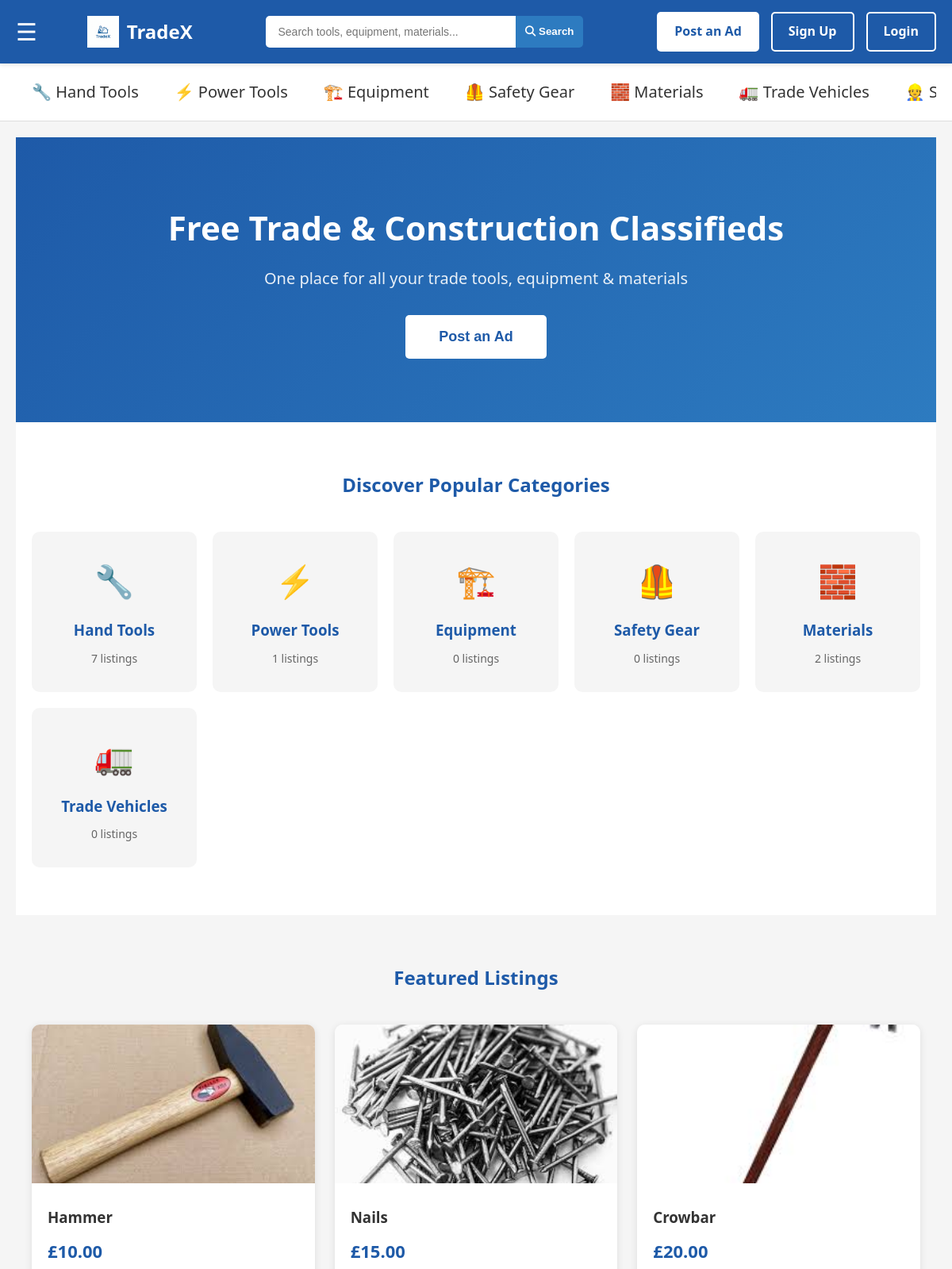
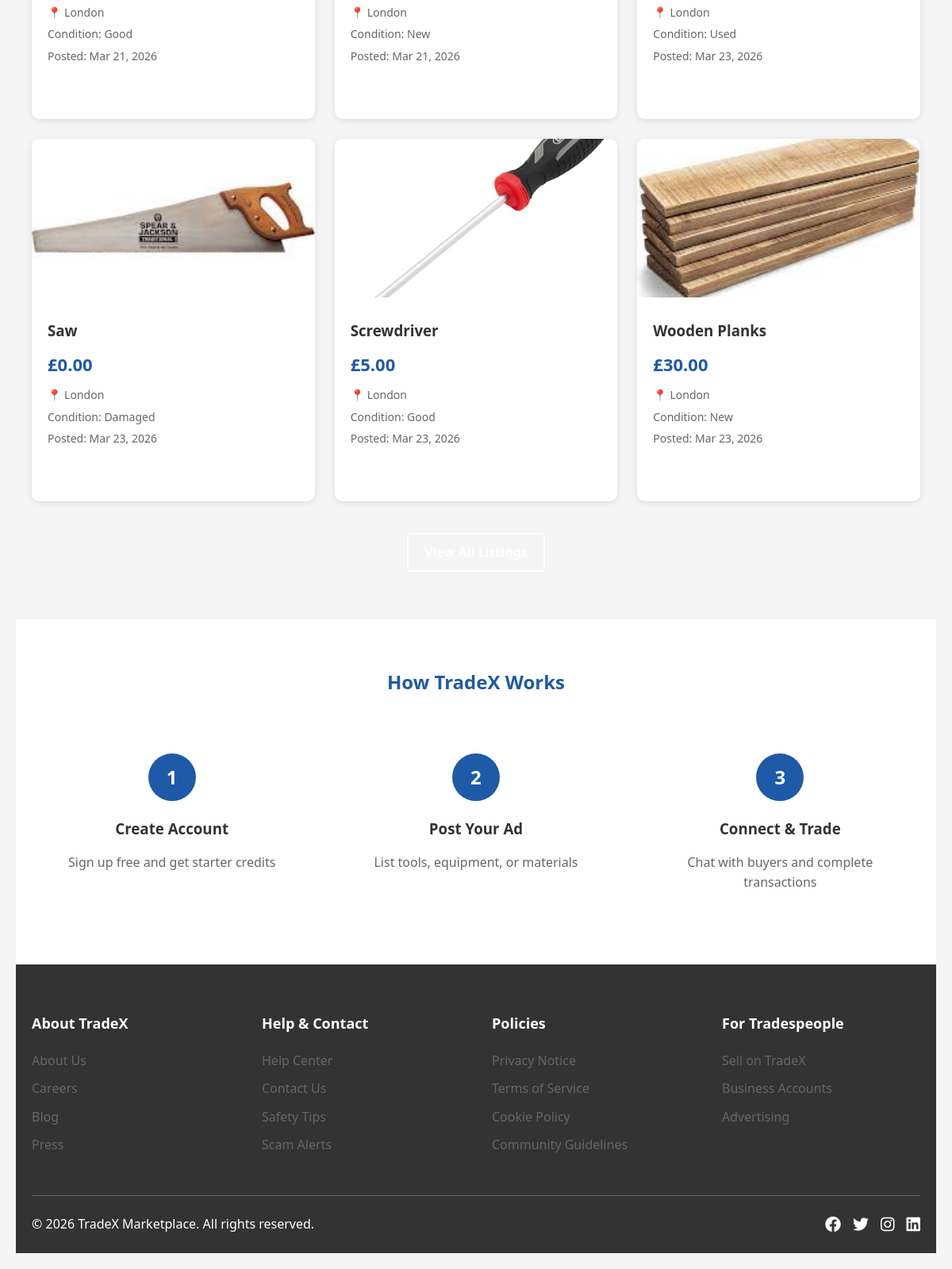
The page / on the database its author committed (2 pictures, top to bottom).
### myapp/models.py (models this page shows, shortened)
class Listing(models.Model):
    title = models.CharField(max_length=50)
    description = models.CharField(max_length=200)
    price = models.DecimalField(max_digits=20, decimal_places=2)
    createdDate = models.DateTimeField(auto_now_add=True)
    user = models.ForeignKey(User, on_delete=models.CASCADE)
    creditAccount = models.ForeignKey(CreditAccount, on_delete=models.CASCADE)
    location = models.ForeignKey(Location, on_delete=models.CASCADE)
    category = models.ForeignKey('Category', on_delete=models.CASCADE)
    condition = models.CharField(max_length=10, choices=MaterialCondition.choices)
    status = models.CharField(max_length=10, choices=ListingStatus.choices)
    credit_awarded_on_sale = models.BooleanField(default=False)

class Photo(models.Model):
    image_url = models.URLField()
    uploadedDate = models.DateTimeField(auto_now_add=True)
    isPrimary = models.BooleanField(default=True)
    listing = models.ForeignKey(Listing, on_delete=models.CASCADE)
    category = models.ForeignKey(Category, on_delete=models.CASCADE)

class Location(models.Model):
    postcode = models.CharField(max_length=20)
    city = models.CharField(max_length=50)
    latitude = models.FloatField()
    longitude = models.FloatField()
    user = models.ForeignKey(User, on_delete=models.CASCADE)

### myapp/views.py (the view)
# urls.py: path("", views.home, name="home"),
def home(request):
    user_id = request.session.get("user_id")
    user = None
    if user_id:
        user = User.objects.filter(id=user_id).first()
    featured_listings = Listing.objects.filter(status=ListingStatus.ACTIVE)[:6]
    discovered_categories = _discover_categories_queryset(with_counts=True)
    counts_by_slug = {
        slugify(category.name.strip()): category.listing_count for category in discovered_categories
    }
    return render(request, "home/home.html", {
        "user_id": user_id,
        "user": user,
        "featured_listings": featured_listings,
        "hand_tools_count": counts_by_slug.get("hand-tools", 0),
        "power_tools_count": counts_by_slug.get("power-tools", 0),
        "equipment_count": counts_by_slug.get("equipment", 0),
        "safety_count": counts_by_slug.get("safety-gear", 0),
        "materials_count": counts_by_slug.get("materials", 0),
        "vehicles_count": counts_by_slug.get("vehicles", 0) + counts_by_slug.get("trade-vehicles", 0),
    })

### myapp/views.py (called while the page is built)
def _discover_categories_queryset(with_counts=False):
    for category_name in DISCOVER_CATEGORY_NAMES:
        Category.objects.get_or_create(name=category_name)
    custom_order = Case(
        *[When(name=name, then=position) for position, name in enumerate(DISCOVER_CATEGORY_NAMES)],
        output_field=IntegerField(),
    )
    queryset = Category.objects.filter(name__in=DISCOVER_CATEGORY_NAMES).annotate(sort_order=custom_order)
    if with_counts:
        queryset = queryset.annotate(listing_count=Count("listing"))
    return queryset.order_by("sort_order")

### myapp/templates/home/home.html (shortened to what this page needs)
{% load static %}
<!DOCTYPE html>
<html lang="en">
<head>
    <link rel="stylesheet" href="{% static 'home/home.css' %}">
    <link rel="stylesheet" href="{% static 'styles/styles.css' %}">
    <link rel="stylesheet" href="https://cdnjs.cloudflare.com/ajax/libs/font-awesome/6.4.0/css/all.min.css">
</head>
<body>
    {% include 'home/navbar.html' %}
    <nav class="category-nav">
        <div class="nav-container">
            <ul class="category-list">
                <li><a href="{% url 'products' %}?category=hand-tools">🔧 Hand Tools</a></li>
                <li><a href="{% url 'products' %}?category=power-tools">⚡ Power Tools</a></li>
                <li><a href="{% url 'products' %}?category=equipment">🏗️ Equipment</a></li>
                <li><a href="{% url 'products' %}?category=safety-gear">🦺 Safety Gear</a></li>
                <li><a href="{% url 'products' %}?category=materials">🧱 Materials</a></li>
                <li><a href="{% url 'products' %}?category=vehicles">🚛 Trade Vehicles</a></li>
                <li><a href="{% url 'products' %}?category=services">👷 Services</a></li>
            </ul>
        </div>
    </nav>
    <div id="main">
    <section class="hero">
        <div class="hero-content">
            <h1>Free Trade & Construction Classifieds</h1>
            <p>One place for all your trade tools, equipment & materials</p>
            {% if user_id %}
                <a href="{% url 'create_listing' %}" class="btn btn-large btn-primary">Post an Ad</a>
            {% else %}
                <button class="btn btn-large btn-primary" onclick="openModal('authModal')">Post an Ad</button>
            {% endif %}
        </div>
    </section>
    <section class="popular-categories">
        <div class="container">
            <h2>Discover Popular Categories</h2>
            <div class="category-grid">
                <a href="{% url 'products' %}?category=hand-tools" class="category-card">
                    <div class="category-icon">🔧</div>
                    <h3>Hand Tools</h3>
                    <p>{{ hand_tools_count|default:"0" }} listings</p>
                </a>
                <a href="{% url 'products' %}?category=power-tools" class="category-card">
                    <div class="category-icon">⚡</div>
                    <h3>Power Tools</h3>
                    <p>{{ power_tools_count|default:"0" }} listings</p>
                </a>
                <a href="{% url 'products' %}?category=equipment" class="category-card">
                    <div class="category-icon">🏗️</div>
                    <h3>Equipment</h3>
                    <p>{{ equipment_count|default:"0" }} listings</p>
                </a>
                <a href="{% url 'products' %}?category=safety-gear" class="category-card">
                    <div class="category-icon">🦺</div>
                    <h3>Safety Gear</h3>
                    <p>{{ safety_count|default:"0" }} listings</p>
                </a>
                <a href="{% url 'products' %}?category=materials" class="category-card">
                    <div class="category-icon">🧱</div>
                    <h3>Materials</h3>
                    <p>{{ materials_count|default:"0" }} listings</p>
                </a>
                <a href="{% url 'products' %}?category=vehicles" class="category-card">
                    <div class="category-icon">🚛</div>
                    <h3>Trade Vehicles</h3>
                    <p>{{ vehicles_count|default:"0" }} listings</p>
                </a>
            </div>
        </div>
    </section>
    <section class="featured-listings">
        <div class="container">
            <h2>Featured Listings</h2>
            <div class="listing-grid">
                {% for listing in featured_listings %}
                <div class="listing-card">
                    {% if listing.photo_set.all %}
                        <img src="{{ listing.photo_set.first.image_url }}" alt="{{ listing.title }}">
                    {% else %}
                        <img src="{% static 'images/placeholder-tool.png' %}" alt="No image">
                    {% endif %}
                    <div class="listing-info">
                        <h3>{{ listing.title }}</h3>
                        <p class="price">
                            {% if listing.status == "free" %}
                                Free
                            {% elif listing.status == "trade" %}
                                Trade Only
                            {% else %}
                                £{{ listing.price }}
                            {% endif %}
                        </p>
                        <p class="location">📍 {{ listing.location.city|default:"UK" }}</p>
                        <p class="condition">Condition: {{ listing.get_condition_display }}</p>
                        <p class="date">Posted: {{ listing.createdDate|date:"M d, Y" }}</p>
                        <a href="{% url 'product_details' listing.id %}" class="btn btn-outline btn-small">View Details</a>
                    </div>
                </div>
                {% empty %}
                <p class="no-listings">No listings yet. <a href="{% url 'create_listing' %}">Be the first!</a></p>
                {% endfor %}
            </div>
            <div class="view-all">
                <a href="{% url 'products' %}" class="btn btn-outline">View All Listings</a>
            </div>
        </div>
    </section>
    <section class="how-it-works">
        <div class="container">
            <h2>How TradeX Works</h2>
            <div class="steps-grid">
                <div class="step">
                    <div class="step-number">1</div>
                    <h3>Create Account</h3>
                    <p>Sign up free and get starter credits</p>
                </div>
                <div class="step">
                    <div class="step-number">2</div>
                    <h3>Post Your Ad</h3>
                    <p>List tools, equipment, or materials</p>
                </div>
                <div class="step">
                    <div class="step-number">3</div>
                    <h3>Connect & Trade</h3>
                    <p>Chat with buyers and complete transactions</p>
                </div>
            </div>
        </div>
    </section>
    {% include 'home/footer.html' %}
    </div>
</body>
</html>

### myapp/static/home/home.css (style rules this page uses)
* { margin: 0; padding: 0; box-sizing: border-box; }
body { font-family: 'Segoe UI', Tahoma, Geneva, Verdana, sans-serif; background-color: var(--light-gray); color: var(--dark-gray); line-height: 1.6; }
.container { max-width: 1200px; margin: 0 auto; padding: 0 20px; }
.category-nav { background-color: var(--white); border-bottom: 1px solid var(--border-color); padding: 10px 0; overflow-x: auto; }
.category-list { display: flex; list-style: none; justify-content: space-evenly; overflow-x: auto; font-size: 1.25rem; gap: 20px; }
.category-list li a { display: block; padding: 10px 20px; text-decoration: none; color: var(--dark-gray); border-radius: 5px; white-space: nowrap; }
.hero { background: linear-gradient(135deg, var(--primary-blue), var(--secondary-blue)); color: var(--white); text-align: center; padding: 80px 20px; }
.hero h1 { font-size: 42px; margin-bottom: 15px; }
.hero p { font-size: 20px; margin-bottom: 30px; opacity: 0.9; }
.popular-categories { padding: 60px 0; background-color: var(--white); }
.popular-categories h2 { text-align: center; margin-bottom: 40px; color: var(--primary-blue); }
.category-grid { display: grid; grid-template-columns: repeat(auto-fit, minmax(200px, 1fr)); gap: 20px; }
.category-card { background-color: var(--light-gray); padding: 30px; border-radius: 10px; text-align: center; text-decoration: none; color: var(--dark-gray); transition: all 0.3s ease; }
.category-icon { font-size: 40px; margin-bottom: 15px; }
.category-card h3 { margin-bottom: 10px; color: var(--primary-blue); }
.category-card p { font-size: 14px; color: var(--medium-gray); }
.featured-listings { padding: 60px 0; }
.featured-listings h2 { text-align: center; margin-bottom: 40px; color: var(--primary-blue); }
.listing-grid { display: grid; grid-template-columns: repeat(auto-fit, minmax(280px, 1fr)); gap: 25px; }
.listing-card { background-color: var(--white); border-radius: 10px; overflow: hidden; box-shadow: 0 2px 10px rgba(0,0,0,0.1); transition: all 0.3s ease; }
.listing-card img { width: 100%; height: 200px; object-fit: cover; }
.listing-info { padding: 20px; }
.listing-info h3 { margin-bottom: 10px; color: var(--dark-gray); }
.listing-info .price { font-size: 22px; font-weight: bold; color: var(--primary-blue); margin-bottom: 10px; }
.listing-info .location, .listing-info .condition, .listing-info .date { font-size: 14px; color: var(--medium-gray); margin-bottom: 5px; }
.view-all { text-align: center; margin-top: 40px; }
.how-it-works { padding: 60px 0; background-color: var(--white); }
.how-it-works h2 { text-align: center; margin-bottom: 40px; color: var(--primary-blue); }
.steps-grid { display: grid; grid-template-columns: repeat(auto-fit, minmax(250px, 1fr)); gap: 30px; }
.step { text-align: center; padding: 30px; }
.step-number { width: 60px; height: 60px; background-color: var(--primary-blue); color: var(--white); border-radius: 50%; display: flex; align-items: center; justify-content: center; font-size: 24px; font-weight: bold; margin: 0 auto 20px; }
.step h3 { margin-bottom: 15px; color: var(--dark-gray); }
.step p { color: var(--medium-gray); }

### myapp/static/styles/styles.css (style rules this page uses)
:root { --primary-blue: #1E5AA8; --secondary-blue: #2D7BC0; --light-blue: #E8F1F8; --white: #FFFFFF; --dark-gray: #333333; --medium-gray: #666666; --light-gray: #F5F5F5; --border-color: #DDDDDD; }
.nav-container { max-width: 1400px; margin: 0 auto; padding: 0 20px; display: flex; align-items: center; justify-content: space-between; }
.category-nav { background-color: var(--white); border-bottom: 1px solid var(--border-color); padding: 10px 0; }
.category-list { display: flex; list-style: none; gap: 5px; overflow-x: auto; }
.category-list li a { display: block; padding: 10px 20px; text-decoration: none; color: var(--dark-gray); border-radius: 5px; white-space: nowrap; }
.btn { padding: 10px 20px; border-radius: 5px; text-decoration: none; font-weight: bold; cursor: pointer; transition: all 0.3s ease; display: inline-block; border: 2px solid transparent; }
.btn-primary { background-color: var(--white); color: var(--primary-blue); }
.btn-outline { background-color: transparent; color: var(--white); border: 2px solid var(--white); }
.btn-large { padding: 15px 40px; font-size: 18px; }
.btn-small { padding: 8px 15px; font-size: 14px; }
#main { transition: margin-left .5s; padding: 20px; }

### rows shown on the page
Listing: photo_set.first.image_url (picture), title "Hammer", price "10.00", location.city "London", condition "Good", createdDate "Mar 21, 2026"
Listing: photo_set.first.image_url (picture), title "Nails", price "15.00", location.city "London", condition "New", createdDate "Mar 21, 2026"
Listing: photo_set.first.image_url (picture), title "Crowbar", price "20.00", location.city "London", condition "Used", createdDate "Mar 23, 2026"
Listing: photo_set.first.image_url (picture), title "Saw", price "0.00", location.city "London", condition "Damaged", createdDate "Mar 23, 2026"
Listing: photo_set.first.image_url (picture), title "Screwdriver", price "5.00", location.city "London", condition "Good", createdDate "Mar 23, 2026"
Listing: photo_set.first.image_url (picture), title "Wooden Planks", price "30.00", location.city "London", condition "New", createdDate "Mar 23, 2026"

### other values the page prints
{{ hand_tools_count|default:"0" }} "7"
{{ power_tools_count|default:"0" }} "1"
{{ equipment_count|default:"0" }} "0"
{{ safety_count|default:"0" }} "0"
{{ materials_count|default:"0" }} "2"
{{ vehicles_count|default:"0" }} "0"
